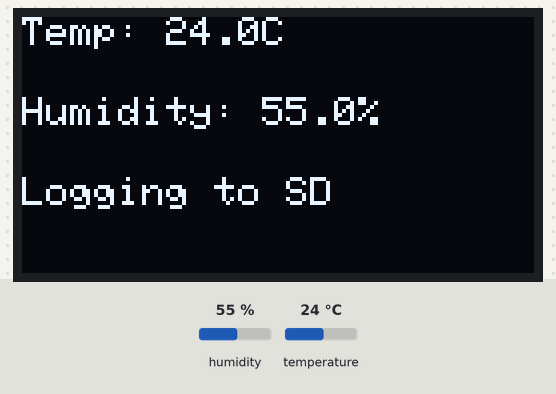
Bench run of a program on a simulated Circuit Playground running CircuitPython. On the bench: 128×64 one-colour display. The inputs (shaded band) are chosen by the test bench; at power-on: humidity 55 %, temperature 24 °C. The clock reads 2024-03-15 10:24:30 at power-on unless the program sets it; files the program writes start out absent.

Above: at 1.2 s.
1.3 s: humidity set to 22 %
At 11.6 s:
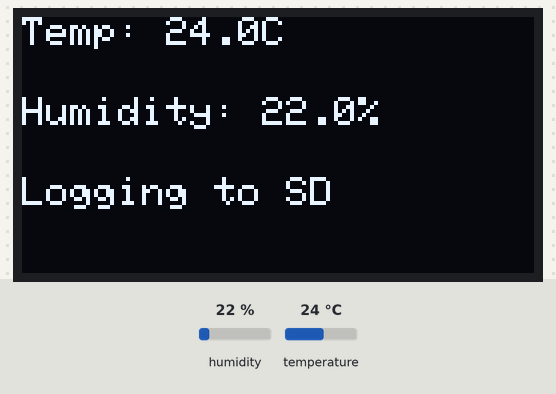
12.1 s: temperature set to 12 °C
At 21.9 s:
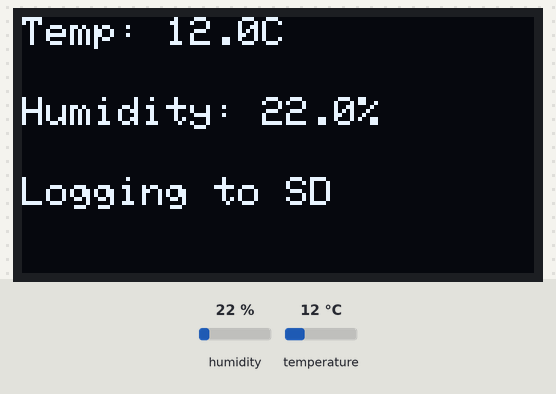
22.5 s: humidity set to 40 %
At 32.2 s:
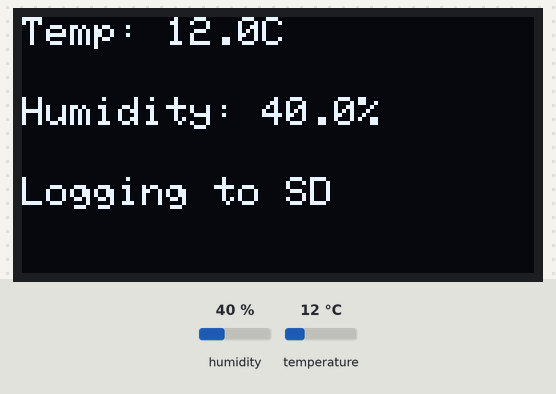
32.8 s: temperature set to 19 °C
Timing chart, 0 to 35.8 s (numbered marks = the images above; inputs shaded):
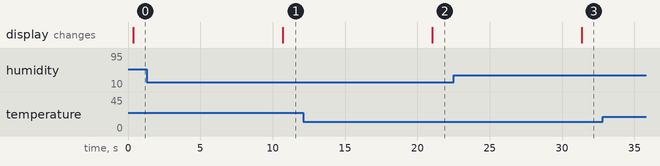

The program:

dht22logger.py
```python
import time
import board
import adafruit_dht
import adafruit_ssd1306
import digitalio
import storage
import adafruit_sdcard
import busio
import microcontroller
import os


dht_device = adafruit_dht.DHT22(board.D5)


i2c = busio.I2C(board.SCL, board.SDA)
oled = adafruit_ssd1306.SSD1306_I2C(128, 64, i2c)

spi = busio.SPI(board.SCK, board.MOSI, board.MISO)
cs = digitalio.DigitalInOut(board.D10)
sdcard = adafruit_sdcard.SDCard(spi, cs)
vfs = storage.VfsFat(sdcard)
storage.mount(vfs, "/sd")


logfile_path = "/sd/data_log.txt"


def log_data(temp, hum):
    with open(logfile_path, "a") as logfile:
        timestamp = time.localtime()
        log_entry = f"{timestamp.tm_year}-{timestamp.tm_mon:02}-{timestamp.tm_mday:02} " \
                    f"{timestamp.tm_hour:02}:{timestamp.tm_min:02}:{timestamp.tm_sec:02}," \
                    f"Temp: {temp:.1f}C, Humidity: {hum:.1f}%\n"
        logfile.write(log_entry)


while True:
    try:

        temperature_c = dht_device.temperature
        humidity = dht_device.humidity

        log_data(temperature_c, humidity)

        oled.fill(0)
        oled.text("Temp: {:.1f}C".format(temperature_c), 0, 0, 1)
        oled.text("Humidity: {:.1f}%".format(humidity), 0, 20, 1)
        oled.text("Logging to SD", 0, 40, 1)
        oled.show()

    except RuntimeError as e:
        print("Reading from DHT22 failed, retrying...:", e)


    time.sleep(10)
```

Measured:
- after the input at 1.3 s, the display: changes after 9.4 s (image 1)
- after the input at 12.1 s, the display: changes after 8.9 s (image 2)
- after the input at 22.5 s, the display: changes after 8.9 s (image 3)
